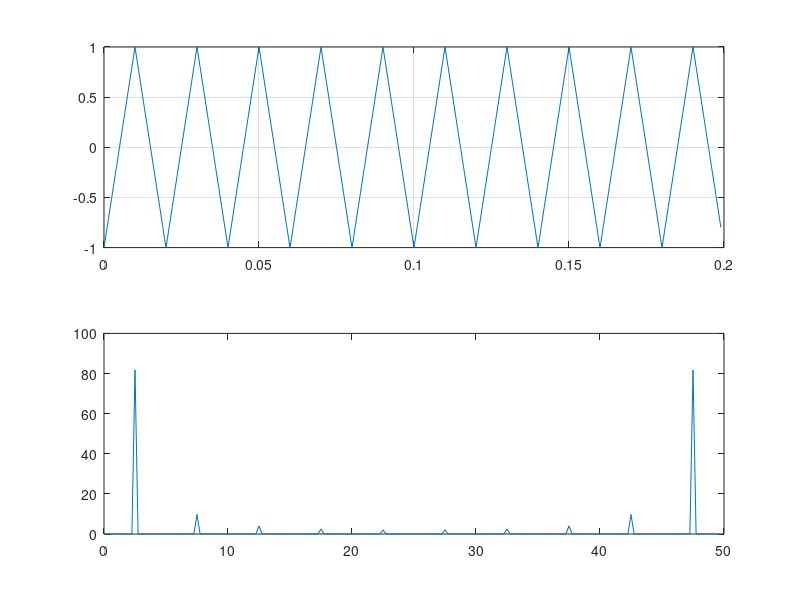

Write the MATLAB code that produced this figure.
T = 10*(1/50);

fs = 1000;
t = 0:1/fs:T-1/fs;

x = sawtooth(2*pi*50*t,1/2);
y = fft(x);
figure;
subplot(2,1,1); plot(t,x);
grid on
subplot(2,1,2); 
f = (0:length(y)-1)*50/length(y);
plot(f,abs(y))